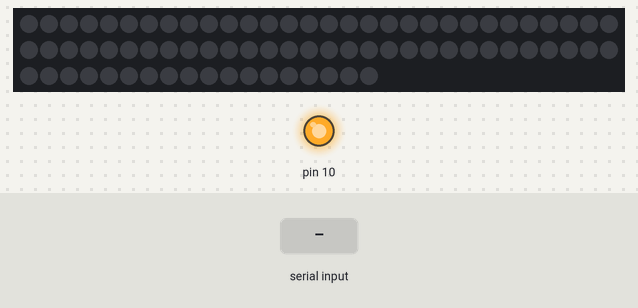
Bench run of a sketch on a simulated Arduino Uno, built with avr-gcc and run on an emulated ATmega328P. On the bench: 78 RGB LEDs in strip order, left to right, continuing on the next row, output pins drawn as LEDs (lit = HIGH). Inputs (shaded band) come from the test bench.

Above: at 1.2 s.
1.3 s: "30,150$" received over Serial
At 2.0 s:
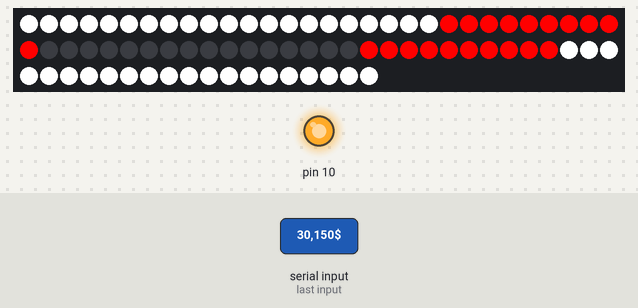
2.8 s: "5$" received over Serial
At 3.1 s:
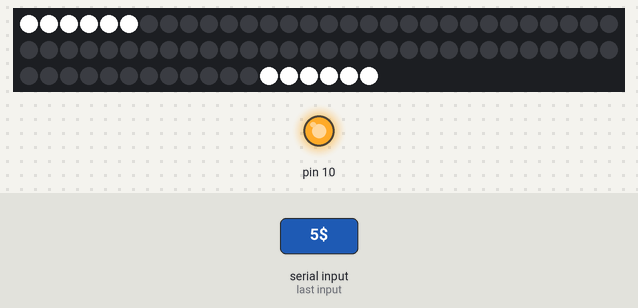
Timing chart, 0 to 5.8 s (numbered marks = the images above; inputs shaded):
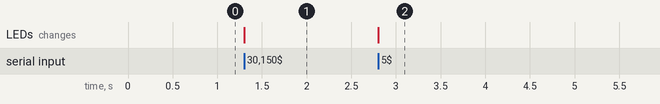

The sketch:

VU_Meter.ino
```cpp
#include <FastLED.h>

#define NUM_LEDS 78
#define LEDS_SIDE 21
#define DATA_PIN 3
CRGB leds[NUM_LEDS];

int r[NUM_LEDS];
int g[NUM_LEDS];
int b[NUM_LEDS];

String vnow = "";

void setup() {
  Serial.begin(115200);
  Serial.setTimeout(100);
  FastLED.addLeds<WS2812B, DATA_PIN, GRB>(leds, NUM_LEDS);
  pinMode(10, OUTPUT);
  digitalWrite(10, HIGH);
}

void loop() {
  while(!Serial.available());
  String input = Serial.readStringUntil('$');
  input = String(input);
  float val = input.toFloat();
  int intVal = val;

  for(int i = 0; i<NUM_LEDS;i++){
    leds[i].setRGB(0, 0, 0);
  }

  for(int i = 0; i<intVal;i++){
    if(i < LEDS_SIDE){
      leds[i].setRGB(255, 255, 255);
    }
    else{
      leds[i].setRGB(255, 0, 0);
    }
  }
  for(int i = NUM_LEDS - 1; i > NUM_LEDS - intVal - 1;i--){
    if(i > NUM_LEDS - LEDS_SIDE - 1){
      leds[i].setRGB(255, 255, 255);
    }
    else{
      leds[i].setRGB(255, 0, 0);
    }
  }
  int last_led = (val - (intVal - 1)) * 255;
  if(intVal > LEDS_SIDE){
    leds[intVal].setRGB(last_led, 0, 0);
    leds[NUM_LEDS - intVal - 1].setRGB(last_led, 0, 0);
  }
  else{
    leds[intVal].setRGB(last_led, last_led, last_led);
    leds[NUM_LEDS - intVal - 1].setRGB(last_led, last_led, last_led);
  }
  FastLED.show();
}
```

Measured:
- after the input at 1.3 s, the LEDs: change at once (image 1)
- after the input at 2.8 s, the LEDs: change at once (image 2)
